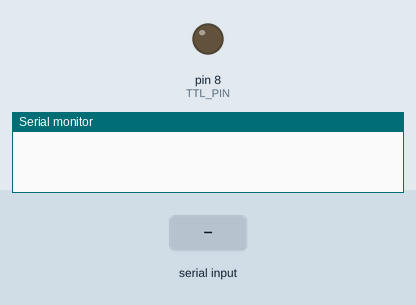
Recording of a sketch running on a simulated Arduino Uno, built with avr-gcc and run on an emulated ATmega328P. On the bench: output pins drawn as LEDs (lit = HIGH), the last lines printed to the serial monitor. The test bench sets the inputs (shaded band).

Above: at 1.2 s.
1.3 s: "on\n" received over Serial
At 2.5 s:
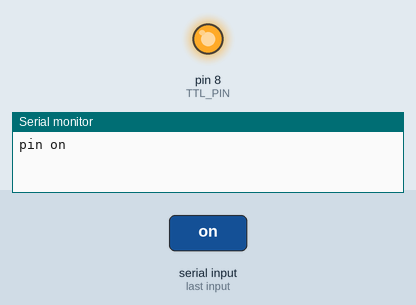
2.8 s: "off\n" received over Serial
At 3.9 s:
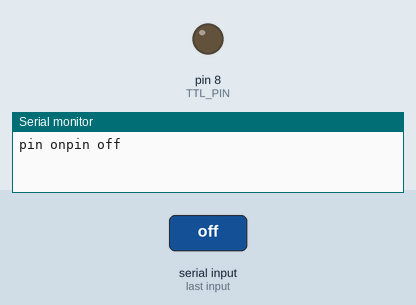
Timing chart, 0 to 5.8 s (numbered marks = the images above; inputs shaded):
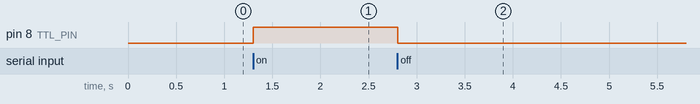

The sketch:

test_arduino_ttl_serial.ino
```cpp
String incomingByte;
#define TTL_PIN 8
void setup() {

  Serial.begin(9600);

  pinMode(TTL_PIN, OUTPUT);

}
void loop() {

  if (Serial.available() > 0) {

  incomingByte = Serial.readStringUntil('\n');

    if (incomingByte == "on") {

      digitalWrite(TTL_PIN, HIGH);

      Serial.write("pin on");

    }

    else if (incomingByte == "off") {

      digitalWrite(TTL_PIN, LOW);

      Serial.write("pin off");

    }

    else{

     Serial.write("invalid input");

    }

  }

}
```

Measured:
- after the input at 1.3 s, pin 8 (TTL_PIN): LOW → HIGH at once
- after the input at 2.8 s, pin 8 (TTL_PIN): HIGH → LOW at once
